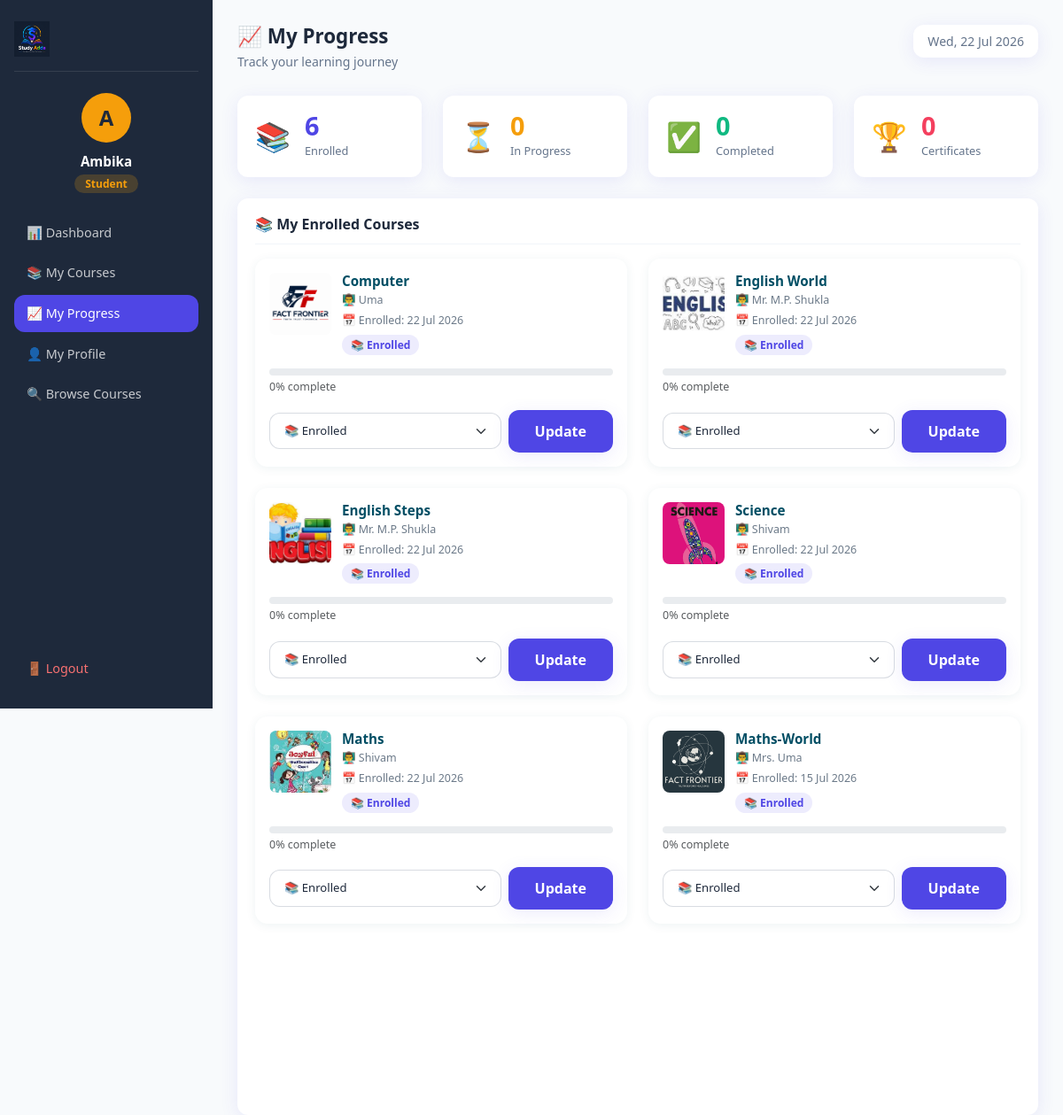
Screenshot of /student/progress.php (signed in) with the database file from the repository.
### tables this page shows
CREATE TABLE `enrollments` (
  `id` int(11) NOT NULL,
  `student_id` int(11) NOT NULL,
  `course_id` int(11) NOT NULL,
  `enrolled_at` timestamp NOT NULL DEFAULT current_timestamp()
);

CREATE TABLE `courses` (
  `id` int(11) NOT NULL,
  `title` varchar(255) NOT NULL,
  `description` text DEFAULT NULL,
  `instructor` varchar(100) DEFAULT NULL,
  `duration` varchar(50) DEFAULT NULL,
  `price` decimal(10,2) DEFAULT 0.00,
  `class` int(11) DEFAULT NULL,
  `image` varchar(255) DEFAULT NULL,
  `created_at` timestamp NOT NULL DEFAULT current_timestamp()
);

CREATE TABLE `progress` (
  `id` int(11) NOT NULL,
  `student_id` int(11) NOT NULL,
  `course_id` int(11) NOT NULL,
  `status` enum('enrolled','in_progress','completed') DEFAULT 'enrolled',
  `updated_at` timestamp NOT NULL DEFAULT current_timestamp() ON UPDATE current_timestamp()
);

### student/progress.php (the view, shortened to what this page needs)
<?php
include "../includes/dbconfig.php";
$studentId   = $_SESSION['user_id'];
$studentName = $_SESSION['user_name'];
$stmt = mysqli_query(
    $conn,
    "SELECT c.id, c.title, c.instructor, c.duration, c.class, c.image, p.status, e.enrolled_at
     FROM enrollments e
     JOIN courses c ON e.course_id = c.id
     JOIN progress p ON p.course_id = c.id AND p.student_id = e.student_id
     WHERE e.student_id = $studentId
     ORDER BY e.enrolled_at DESC"
);
$totalEnrolled   = mysqli_num_rows($stmt);
$completedCount  = mysqli_fetch_assoc(mysqli_query($conn, "SELECT COUNT(*) as t FROM progress WHERE student_id=$studentId AND status='completed'"))['t'];
$inProgressCount = mysqli_fetch_assoc(mysqli_query($conn, "SELECT COUNT(*) as t FROM progress WHERE student_id=$studentId AND status='in_progress'"))['t'];
?>
<!DOCTYPE html>
<html lang="en">
<head>
    <link href="https://cdn.jsdelivr.net/npm/bootstrap@5.3.6/dist/css/bootstrap.min.css" rel="stylesheet">
    <link rel="stylesheet" href="/MyProject/css/style.css">
</head>
<body class="dashboard-body">
    <div class="dashboard-wrapper">
        <aside class="sidebar">
            <div class="sidebar-logo">
                <a href="/MyProject/index.php">
                    <img src="/MyProject/images/logo-dark.png" alt="Study Adda" height="40">
                </a>
            </div>
            <div class="sidebar-user">
                <div class="sidebar-avatar">
                    <?php echo strtoupper(substr($studentName, 0, 1)); ?>
                </div>
                <p class="sidebar-name"><?php echo $studentName; ?></p>
                <span class="sidebar-role">Student</span>
            </div>
            <nav class="sidebar-nav">
                <a href="dashboard.php" class="sidebar-link">📊 Dashboard</a>
                <a href="courses.php" class="sidebar-link">📚 My Courses</a>
                <a href="progress.php" class="sidebar-link active">📈 My Progress</a>
                <a href="profile.php" class="sidebar-link">👤 My Profile</a>
                <a href="/MyProject/courses.php" class="sidebar-link">🔍 Browse Courses</a>
                <a href="/MyProject/logout.php" class="sidebar-link logout-link">🚪 Logout</a>
            </nav>
        </aside>
        <main class="dashboard-main">
            <div class="dashboard-topbar">
                <div>
                    <h4 class="topbar-title">📈 My Progress</h4>
                    <p class="topbar-sub">Track your learning journey</p>
                </div>
                <div class="topbar-date"><?php echo date("D, d M Y"); ?></div>
            </div>
            <div class="row g-4 mb-4">
                <div class="col-6 col-lg-3">
                    <div class="stat-widget stat-teal">
                        <div class="stat-widget-icon">📚</div>
                        <div>
                            <h3 class="stat-widget-value"><?php echo $totalEnrolled; ?></h3>
                            <p class="stat-widget-label">Enrolled</p>
                        </div>
                    </div>
                </div>
                <div class="col-6 col-lg-3">
                    <div class="stat-widget stat-amber">
                        <div class="stat-widget-icon">⏳</div>
                        <div>
                            <h3 class="stat-widget-value"><?php echo $inProgressCount; ?></h3>
                            <p class="stat-widget-label">In Progress</p>
                        </div>
                    </div>
                </div>
                <div class="col-6 col-lg-3">
                    <div class="stat-widget stat-green">
                        <div class="stat-widget-icon">✅</div>
                        <div>
                            <h3 class="stat-widget-value"><?php echo $completedCount; ?></h3>
                            <p class="stat-widget-label">Completed</p>
                        </div>
                    </div>
                </div>
                <div class="col-6 col-lg-3">
                    <div class="stat-widget stat-rose">
                        <div class="stat-widget-icon">🏆</div>
                        <div>
                            <h3 class="stat-widget-value"><?php echo $completedCount; ?></h3>
                            <p class="stat-widget-label">Certificates</p>
                        </div>
                    </div>
                </div>
            </div>
            <div class="dashboard-card">
                <div class="dashboard-card-header">
                    <h5 class="dashboard-card-title">📚 My Enrolled Courses</h5>
                </div>
                <?php if ($totalEnrolled === 0): ?>
                    <div class="text-center py-5">
                        <div style="font-size:3rem;">📭</div>
                        <h5 class="mt-2">No courses enrolled yet</h5>
                        <a href="/MyProject/courses.php" class="btn enroll-btn mt-2">Browse Courses</a>
                    </div>
                <?php else: ?>
                    <div class="row g-4">
                        <?php while ($row = mysqli_fetch_assoc($stmt)): ?>
                            <div class="col-12 col-md-6">
                                <div class="progress-card">
                                    <div class="progress-card-top">
                                        <img src="/MyProject/images/courses/<?php echo htmlspecialchars($row['image']); ?>"
                                            alt="<?php echo htmlspecialchars($row['title']); ?>"
                                            class="progress-card-img"
                                            onerror="this.src='/MyProject/images/courses/default.jpg'">
                                        <div class="progress-card-info">
                                            <h6 class="progress-card-title"><?php echo htmlspecialchars($row['title']); ?></h6>
                                            <p class="progress-card-meta">👨‍🏫 <?php echo htmlspecialchars($row['instructor']); ?></p>
                                            <p class="progress-card-meta">📅 Enrolled: <?php echo date("d M Y", strtotime($row['enrolled_at'])); ?></p>
                                            <?php
                                            $statusColors = [
                                                'enrolled'    => 'role-student',
                                                'in_progress' => 'role-instructor',
                                                'completed'   => 'role-admin',
                                            ];
                                            $statusLabels = [
                                                'enrolled'    => '📚 Enrolled',
                                                'in_progress' => '⏳ In Progress',
                                                'completed'   => '✅ Completed',
                                            ];
                                            ?>
                                            <span class="role-badge <?php echo $statusColors[$row['status']]; ?>">
                                                <?php echo $statusLabels[$row['status']]; ?>
                                            </span>
                                        </div>
                                    </div>
                                    <?php
                                    $progressPct = match ($row['status']) {
                                        'enrolled'    => 0,
                                        'in_progress' => 50,
                                        'completed'   => 100,
                                        default       => 0
                                    };
                                    ?>
                                    <div class="progress mt-3" style="height:8px; border-radius:4px;">
                                    </div>
                                    <p class="text-muted mt-1" style="font-size:0.78rem;"><?php echo $progressPct; ?>% complete</p>
                                    <form action="" method="POST" class="mt-2">
                                        <div class="d-flex gap-2 align-items-center">
                                            <select name="status" class="form-select form-select-sm auth-input" style="font-size:0.82rem;">
                                                <option value="enrolled" <?php echo $row['status'] === 'enrolled'    ? 'selected' : ''; ?>>📚 Enrolled</option>
                                            </select>
                                            <button type="submit" class="btn enroll-btn btn-sm" style="white-space:nowrap;">Update</button>
                                        </div>
                                    </form>
                                </div>
                            </div>
                        <?php endwhile; ?>
                    </div>
                <?php endif; ?>
            </div>
        </main>
    </div>
</body>
</html>

### rows the page displays
enrollments: course.image (picture), course.title "Computer", course.instructor "Uma", enrolled_at "22 Jul 2026", progress.status "📚 Enrolled", progress.status "0"
enrollments: course.image (picture), course.title "English World", course.instructor "Mr. M.P. Shukla", enrolled_at "22 Jul 2026", progress.status "📚 Enrolled", progress.status "0"
enrollments: course.image (picture), course.title "English Steps", course.instructor "Mr. M.P. Shukla", enrolled_at "22 Jul 2026", progress.status "📚 Enrolled", progress.status "0"
enrollments: course.image (picture), course.title "Science", course.instructor "Shivam", enrolled_at "22 Jul 2026", progress.status "📚 Enrolled", progress.status "0"
enrollments: course.image (picture), course.title "Maths", course.instructor "Shivam", enrolled_at "22 Jul 2026", progress.status "📚 Enrolled", progress.status "0"
enrollments: course.image (picture), course.title "Maths-World", course.instructor "Mrs. Uma", enrolled_at "15 Jul 2026", progress.status "📚 Enrolled", progress.status "0"

### other values shown
substr($studentName, 0, 1) "A"
$studentName "Ambika"
$totalEnrolled "6"
$inProgressCount "0"
$completedCount "0"
